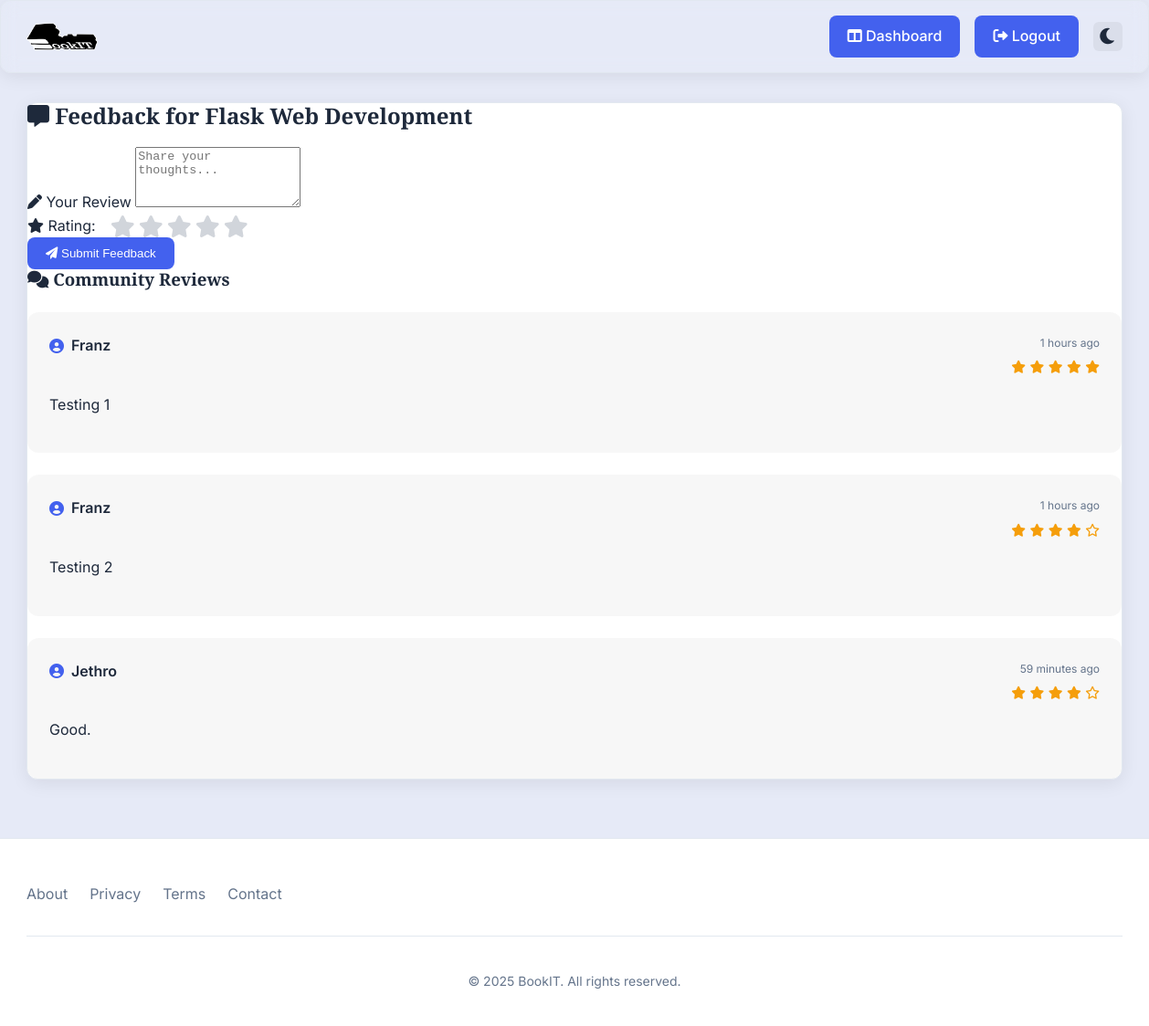
Screenshot of /add_feedback/1 (signed in) with the database file from the repository.
### lms_app/models.py (models this page shows, shortened)
class Book(db.Model):
    __tablename__ = 'books'
    id = db.Column(db.Integer, primary_key=True)
    title = db.Column(db.String(255), nullable=False)
    slug = db.Column(db.String(255), unique=True, nullable=False)
    author = db.Column(db.String(150), nullable=False)
    genre = db.Column(db.String(100))
    description = db.Column(db.Text)
    quantity = db.Column(db.Integer, nullable=False, default=1)
    cover = db.Column(db.String(255))
    publication_year = db.Column(db.Integer)
    isbn = db.Column(db.String(20))
    transactions = db.relationship('Transaction', backref='book', lazy=True)

class Feedback(db.Model):
    __tablename__ = 'feedbacks'
    id = db.Column(db.Integer, primary_key=True)
    user_id = db.Column(db.Integer, db.ForeignKey('users.id'), nullable=False)
    book_id = db.Column(db.Integer, db.ForeignKey('books.id'), nullable=False)
    message = db.Column(db.Text, nullable=False)
    rating = db.Column(db.Integer)
    timestamp = db.Column(db.DateTime, default=datetime.utcnow)
    book = db.relationship('Book', backref='feedbacks')

class User(db.Model):
    __tablename__ = 'users'
    id = db.Column(db.Integer, primary_key=True)
    username = db.Column(db.String(150), unique=True, nullable=False)
    email = db.Column(db.String(150), unique=True, nullable=False)
    password_hash = db.Column(db.String(256), nullable=False)
    role = db.Column(db.String(50), default='user')
    is_active = db.Column(db.Boolean, default=True)
    created_at = db.Column(db.DateTime, default=datetime.utcnow)
    feedbacks = db.relationship('Feedback', backref='user', lazy=True)
    active = db.Column(db.Boolean, default=True)
    def is_active(self):
        return self.active

### lms_app/routes.py (the view, shortened to what this page needs)
@main.route('/add_feedback/<int:book_id>', methods=['GET', 'POST'])
@login_required
def add_feedback(book_id):
    book = Book.query.get_or_404(book_id)
    feedbacks = Feedback.query.filter_by(book_id=book.id).all()  # Fetch existing feedbacks for the book
    return render_template('feedback.html', book=book, feedbacks=feedbacks)  # Pass the book and feedbacks

### lms_app/__init__.py (called while the page is built)
def time_ago(value):
    if not isinstance(value, datetime):
        return value
    now = datetime.utcnow()
    diff = now - value
    if diff < timedelta(seconds=60):
        return "Just now"
    elif diff < timedelta(minutes=60):
        return f"{diff.seconds // 60} minutes ago"
    elif diff < timedelta(hours=24):
        return f"{diff.seconds // 3600} hours ago"
    else:
        return f"{diff.days} days ago"

### lms_app/models.py (called while the page is built)
@login_manager.user_loader
def load_user(user_id):
    return User.query.get(int(user_id))

### lms_app/routes.py (called while the page is built)
@main.after_request
def add_ngrok_header(response):
    response.headers['ngrok-skip-browser-warning'] = 'true'
    return response

### lms_app/templates/feedback.html (shortened to what this page needs)
{% extends "base.html" %}
{% block content %}
<div class="container">
    <div class="feedback-container">
        <h2 class="feedback-title">
            <i class="fas fa-comment-alt"></i> Feedback for <span>{{ book.title }}</span>
        </h2>
        {% if current_user.is_authenticated %}
        <form method="POST" class="feedback-form" id="feedback-form">
            <div class="form-group">
                <label for="review_text">
                    <i class="fas fa-pen"></i> Your Review
                </label>
                <textarea name="review_text"
                          id="review_text"
                          class="form-control"
                          rows="4"
                          placeholder="Share your thoughts..."
                          required></textarea>
            </div>
            <div class="form-group rating-group">
                <label><i class="fas fa-star"></i> Rating:</label>
                <div class="star-rating">
                    {% for i in range(5,0,-1) %}
                    <label for="star{{i}}" class="fas fa-star"></label>
                    {% endfor %}
                </div>
            </div>
            <button type="submit" class="btn btn-primary">
                <i class="fas fa-paper-plane"></i> Submit Feedback
            </button>
        </form>
        {% else %}
        <div class="login-hint">
            <i class="fas fa-lock"></i>
            Please <a href="{{ url_for('main.login') }}">login</a> to leave feedback.
        </div>
        {% endif %}
        <section class="reviews-section">
            <h3><i class="fas fa-comments"></i> Community Reviews</h3>
            <div class="reviews-container">
                {% for feedback in feedbacks %}
                <div class="review-item">
                    <div class="review-header">
                        <span class="user-badge"><i class="fas fa-user-circle"></i> {{ feedback.user.username }}</span>
                        <div class="review-meta">
                            <span class="review-date">{{ feedback.timestamp|time_ago }}</span>
                            <div class="review-rating">
                                {% for _ in range(feedback.rating) %}
                                <i class="fas fa-star"></i>
                                {% endfor %}
                                {% for _ in range(5 - feedback.rating) %}
                                <i class="far fa-star"></i>
                                {% endfor %}
                            </div>
                        </div>
                    </div>
                    <p class="review-text">{{ feedback.message }}</p>
                </div>
                {% else %}
                <div class="no-reviews">
                    <i class="fas fa-book-open fa-3x" style="color: var(--text-muted); margin-bottom: 1rem;"></i>
                    <p>No reviews yet. Be the first to share your thoughts!</p>
                </div>
                {% endfor %}
            </div>
        </section>
    </div>
</div>
{% endblock %}

### lms_app/static/css/main.css (style rules this page uses)
:root { --primary-color: #4361ee; --background-color: #e6eaf7; --card-bg: #ffffff; --card-bg-alt: #e6e7ec; --text-color: #1e293b; --text-muted: #64748b; --border-color: #e2e8f0; --button: #4361ee; --hvr: #3a56d4; --radius: 0.75rem; --shadow-color: 210 40% 50%; }
body { background-color: var(--background-color); color: var(--text-color); transition: background-color 0.3s ease, color 0.3s ease; font-family: "Inter", system-ui, -apple-system, sans-serif; line-height: 1.6; margin: 0; padding: 0; min-height: 100vh; }
h1, h2, h3, h4, h5, h6 { font-family: "Zilla Slab", serif; font-weight: 600; line-height: 1.2; margin-top: 0; }
.navbar, .auth-card, .card, .book-detail, .feedback-container { background-color: var(--card-bg); border: 1px solid var(--border-color); color: var(--text-color); border-radius: var(--radius); box-shadow: 0 4px 20px rgba(0, 0, 0, 0.08); transition: all 0.3s ease; }

### lms_app/static/css/styles.css (style rules this page uses)
.reviews-container { margin-top: 1.5rem; display: grid; gap: 1.5rem; }
.review-item { background-color: rgba(0, 0, 0, 0.03); padding: 1.5rem; border-radius: 0.75rem; transition: transform 0.3s ease; }
.review-header { display: flex; justify-content: space-between; align-items: flex-start; margin-bottom: 1rem; }
.user-badge { font-weight: 600; display: flex; align-items: center; gap: 0.5rem; }
.user-badge i { color: var(--primary-color); }
.review-meta { text-align: right; }
.review-date { font-size: 0.75rem; color: var(--text-muted); display: block; margin-bottom: 0.25rem; }
.review-rating i { color: #f59e0b; font-size: 0.875rem; }
.review-text { line-height: 1.6; color: var(--text-color); }
.rating-group { display: flex; align-items: center; gap: 1rem; }
.star-rating { display: flex; flex-direction: row-reverse; gap: 0.25rem; }
.star-rating label { cursor: pointer; font-size: 1.5rem; color: #d1d5db; transition: color 0.2s ease; }
.btn-primary { background-color: var(--button); color: #fff; padding: 0.625rem 1.25rem; border-radius: 0.5rem; font-weight: 500; transition: background-color 0.3s ease, transform 0.3s ease; border: none; cursor: pointer; display: inline-block; text-align: center; text-decoration: none; }
.container { width: 100%; max-width: 1200px; margin: 0 auto; padding: 0 1.5rem; }

### rows the page displays
Book: title "Flask Web Development"
Feedback: user.username "Franz", timestamp "1 hours ago", rating 5 (drawn), message "Testing 1"
Feedback: user.username "Franz", timestamp "1 hours ago", rating 4 (drawn), message "Testing 2"
Feedback: user.username "Jethro", timestamp "59 minutes ago", rating 4 (drawn), message "Good."

### other values shown
{{ '' | current_year }} "2025"
